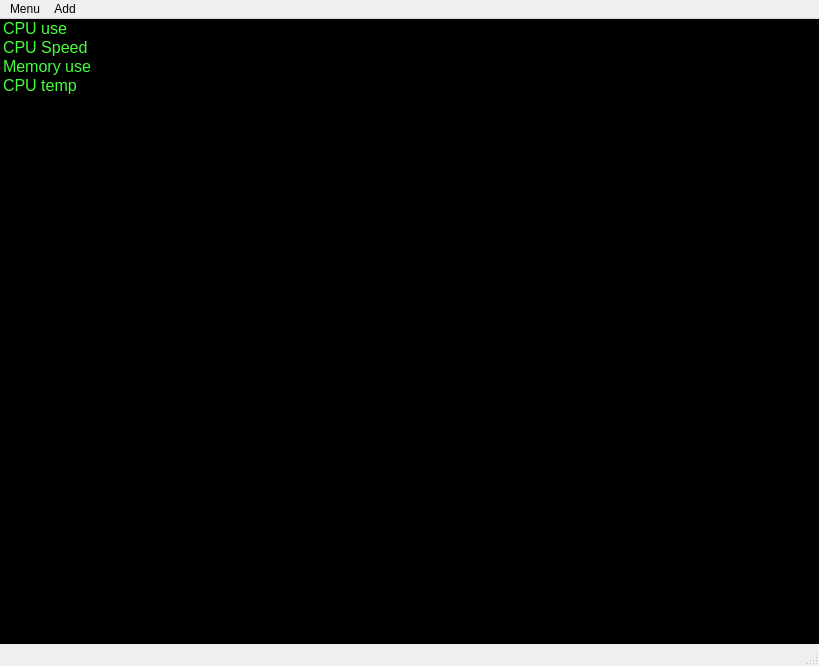
<?xml version="1.0" encoding="UTF-8"?>
<ui version="4.0">
 <class>MainWindow</class>
 <widget class="QMainWindow" name="MainWindow">
  <property name="geometry">
   <rect>
    <x>0</x>
    <y>0</y>
    <width>819</width>
    <height>666</height>
   </rect>
  </property>
  <property name="windowTitle">
   <string>MainWindow</string>
  </property>
  <property name="styleSheet">
   <string notr="true"/>
  </property>
  <widget class="QWidget" name="centralWidget">
   <property name="sizePolicy">
    <sizepolicy hsizetype="Expanding" vsizetype="Expanding">
     <horstretch>0</horstretch>
     <verstretch>0</verstretch>
    </sizepolicy>
   </property>
   <property name="styleSheet">
    <string notr="true">background-color: black;
color: rgb(112, 255, 102)</string>
   </property>
   <widget class="QListWidget" name="mainList">
    <property name="geometry">
     <rect>
      <x>0</x>
      <y>0</y>
      <width>8000</width>
      <height>8000</height>
     </rect>
    </property>
    <property name="font">
     <font>
      <pointsize>12</pointsize>
     </font>
    </property>
    <property name="toolTip">
     <string/>
    </property>
    <property name="styleSheet">
     <string notr="true">color: rgb(70, 255, 60)</string>
    </property>
    <property name="frameShape">
     <enum>QFrame::NoFrame</enum>
    </property>
    <property name="lineWidth">
     <number>1</number>
    </property>
    <item>
     <property name="text">
      <string>CPU use</string>
     </property>
     <property name="background">
      <brush brushstyle="NoBrush">
       <color alpha="255">
        <red>109</red>
        <green>203</green>
        <blue>92</blue>
       </color>
      </brush>
     </property>
    </item>
    <item>
     <property name="text">
      <string>CPU Speed</string>
     </property>
     <property name="whatsThis">
      <string>CPUspeed</string>
     </property>
    </item>
    <item>
     <property name="text">
      <string>Memory use</string>
     </property>
    </item>
    <item>
     <property name="text">
      <string>CPU temp</string>
     </property>
    </item>
   </widget>
   <widget class="QGraphicsView" name="keyboardView">
    <property name="geometry">
     <rect>
      <x>320</x>
      <y>10</y>
      <width>491</width>
      <height>151</height>
     </rect>
    </property>
   </widget>
  </widget>
  <widget class="QMenuBar" name="menuBar">
   <property name="geometry">
    <rect>
     <x>0</x>
     <y>0</y>
     <width>819</width>
     <height>21</height>
    </rect>
   </property>
   <property name="styleSheet">
    <string notr="true"/>
   </property>
   <widget class="QMenu" name="menuFile">
    <property name="styleSheet">
     <string notr="true">color: rgb(0, 0, 0);
background-color: rgb(200, 200, 200);
border: 1px solid rgb(150, 150, 150);
selection-background-color: rgb(212, 212, 212);</string>
    </property>
    <property name="title">
     <string>Menu</string>
    </property>
    <widget class="QMenu" name="menuRefresh_Rate">
     <property name="geometry">
      <rect>
       <x>475</x>
       <y>153</y>
       <width>130</width>
       <height>156</height>
      </rect>
     </property>
     <property name="styleSheet">
      <string notr="true"/>
     </property>
     <property name="title">
      <string>Refresh Rate</string>
     </property>
     <addaction name="action5_Low"/>
     <addaction name="action4"/>
     <addaction name="action3_Medium"/>
     <addaction name="action2"/>
     <addaction name="action1_High"/>
    </widget>
    <addaction name="actionStart"/>
    <addaction name="actionStop"/>
    <addaction name="separator"/>
    <addaction name="menuRefresh_Rate"/>
    <addaction name="actionDisplay_Settings"/>
    <addaction name="separator"/>
    <addaction name="actionExit"/>
   </widget>
   <widget class="QMenu" name="menuAdd">
    <property name="styleSheet">
     <string notr="true">color: rgb(0, 0, 0);
background-color: rgb(200, 200, 200);
border: 1px solid rgb(150, 150, 150);
selection-background-color: rgb(212, 212, 212);</string>
    </property>
    <property name="title">
     <string>Add</string>
    </property>
    <widget class="QMenu" name="menuMemory_Useage">
     <property name="title">
      <string>Memory Useage</string>
     </property>
     <addaction name="actionNumeric_Display"/>
     <addaction name="actionSession_High_Low"/>
     <addaction name="actionGraph_Display"/>
    </widget>
    <widget class="QMenu" name="menuCPU_Useage">
     <property name="title">
      <string>CPU Useage</string>
     </property>
     <addaction name="actionNumeric_Display_2"/>
     <addaction name="actionSession_High_Low_2"/>
     <addaction name="actionGraph_Display_2"/>
    </widget>
    <widget class="QMenu" name="menuCPU_Speed">
     <property name="title">
      <string>CPU Speed</string>
     </property>
     <addaction name="actionNumeric_Display_3"/>
     <addaction name="actionSession_High_Low_3"/>
     <addaction name="actionGraph_Display_3"/>
    </widget>
    <widget class="QMenu" name="menuCPU_Temp">
     <property name="title">
      <string>CPU Highest Temp</string>
     </property>
     <addaction name="actionNumeric_Display_4"/>
     <addaction name="actionSession_High_Low_4"/>
     <addaction name="actionGraph_Display_4"/>
    </widget>
    <widget class="QMenu" name="menuGPU_Temp">
     <property name="title">
      <string>GPU Temp</string>
     </property>
     <addaction name="actionNumeric_Display_5"/>
     <addaction name="actionSession_High_Low_5"/>
     <addaction name="actionGraph_Display_5"/>
    </widget>
    <widget class="QMenu" name="menuCPU_Core_Temps">
     <property name="title">
      <string>CPU Core Temps</string>
     </property>
     <addaction name="actionNumeric_Display_6"/>
    </widget>
    <addaction name="menuMemory_Useage"/>
    <addaction name="separator"/>
    <addaction name="menuCPU_Useage"/>
    <addaction name="menuCPU_Speed"/>
    <addaction name="separator"/>
    <addaction name="menuCPU_Temp"/>
    <addaction name="menuCPU_Core_Temps"/>
    <addaction name="separator"/>
    <addaction name="menuGPU_Temp"/>
    <addaction name="actionKeyboard_Log"/>
   </widget>
   <addaction name="menuFile"/>
   <addaction name="menuAdd"/>
  </widget>
  <widget class="QStatusBar" name="statusBar"/>
  <action name="actionStart">
   <property name="text">
    <string>Start</string>
   </property>
  </action>
  <action name="actionStop">
   <property name="text">
    <string>Stop</string>
   </property>
  </action>
  <action name="actionDisplay_Settings">
   <property name="text">
    <string>Display Settings</string>
   </property>
  </action>
  <action name="actionExit">
   <property name="text">
    <string>Exit</string>
   </property>
  </action>
  <action name="action5_Low">
   <property name="text">
    <string>5. Low</string>
   </property>
  </action>
  <action name="action4">
   <property name="text">
    <string>4. ----------</string>
   </property>
  </action>
  <action name="action3_Medium">
   <property name="text">
    <string>3. Medium</string>
   </property>
  </action>
  <action name="action2">
   <property name="text">
    <string>2. ----------</string>
   </property>
  </action>
  <action name="action1_High">
   <property name="text">
    <string>1. High</string>
   </property>
  </action>
  <action name="actionNumeric_Display">
   <property name="text">
    <string>Numeric Display</string>
   </property>
  </action>
  <action name="actionSession_High_Low">
   <property name="text">
    <string>Session High + Low</string>
   </property>
  </action>
  <action name="actionGraph_Display">
   <property name="text">
    <string>Graph Display</string>
   </property>
  </action>
  <action name="actionNumeric_Display_2">
   <property name="text">
    <string>Numeric Display</string>
   </property>
  </action>
  <action name="actionSession_High_Low_2">
   <property name="text">
    <string>Session High + Low</string>
   </property>
  </action>
  <action name="actionGraph_Display_2">
   <property name="text">
    <string>Graph Display</string>
   </property>
  </action>
  <action name="actionNumeric_Display_3">
   <property name="text">
    <string>Numeric Display</string>
   </property>
  </action>
  <action name="actionSession_High_Low_3">
   <property name="text">
    <string>Session High + Low</string>
   </property>
  </action>
  <action name="actionGraph_Display_3">
   <property name="text">
    <string>Graph Display</string>
   </property>
  </action>
  <action name="actionNumeric_Display_4">
   <property name="text">
    <string>Numeric Display</string>
   </property>
  </action>
  <action name="actionSession_High_Low_4">
   <property name="text">
    <string>Session High + Low</string>
   </property>
  </action>
  <action name="actionGraph_Display_4">
   <property name="text">
    <string>Graph Display</string>
   </property>
  </action>
  <action name="actionNumeric_Display_5">
   <property name="text">
    <string>Numeric Display</string>
   </property>
  </action>
  <action name="actionSession_High_Low_5">
   <property name="text">
    <string>Session High + Low</string>
   </property>
  </action>
  <action name="actionGraph_Display_5">
   <property name="text">
    <string>Graph Display</string>
   </property>
  </action>
  <action name="actionNumeric_Display_6">
   <property name="text">
    <string>Numeric Display</string>
   </property>
  </action>
  <action name="actionKeyboard_Log">
   <property name="text">
    <string>Keyboard Log</string>
   </property>
  </action>
 </widget>
 <layoutdefault spacing="6" margin="11"/>
 <resources/>
 <connections>
  <connection>
   <sender>actionExit</sender>
   <signal>triggered()</signal>
   <receiver>MainWindow</receiver>
   <slot>close()</slot>
   <hints>
    <hint type="sourcelabel">
     <x>-1</x>
     <y>-1</y>
    </hint>
    <hint type="destinationlabel">
     <x>303</x>
     <y>228</y>
    </hint>
   </hints>
  </connection>
 </connections>
</ui>
